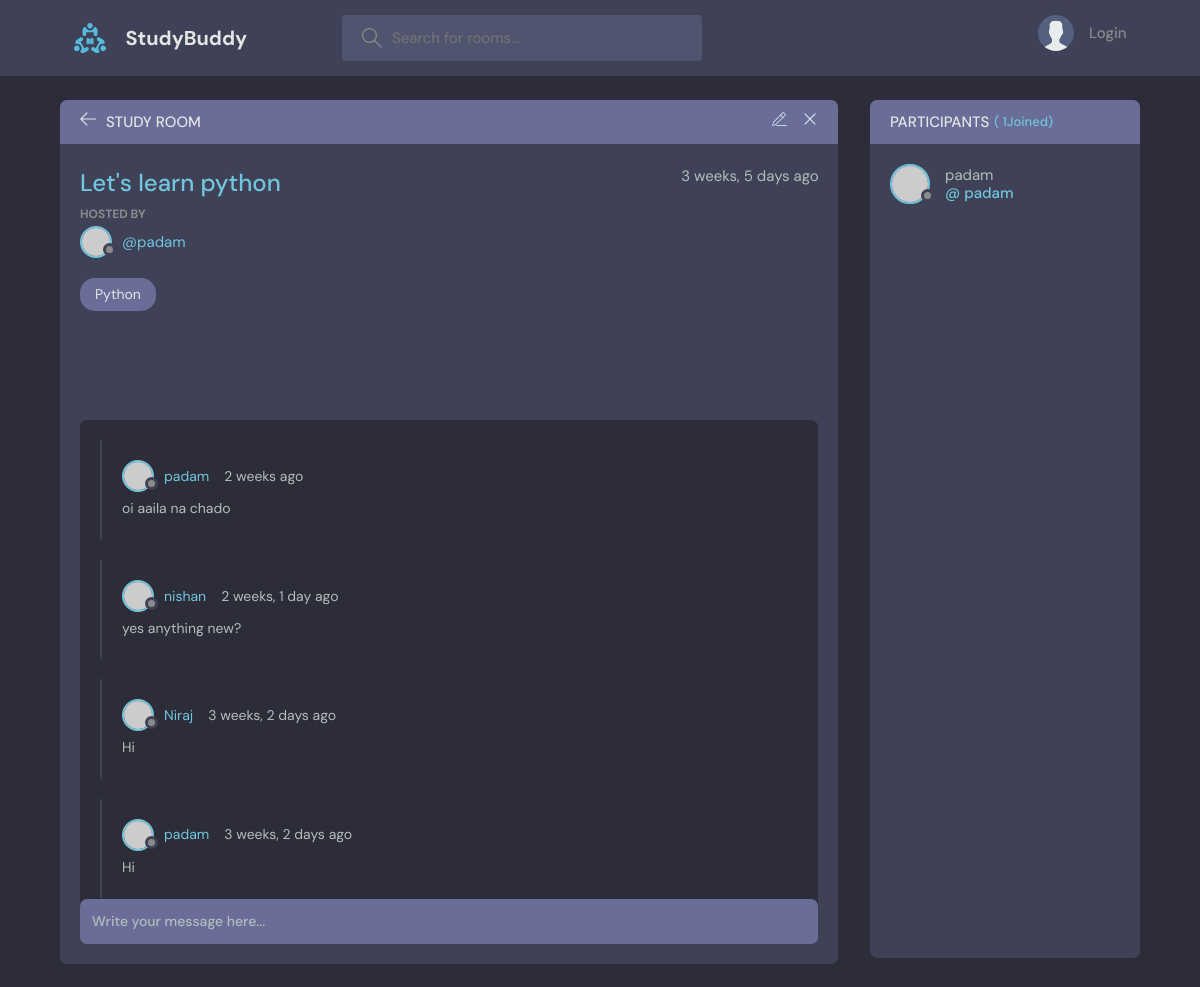
The page /room/1/ on the database its author committed.
### base/models.py (models this page shows, shortened)
class Room(models.Model):
    host = models.ForeignKey(User,on_delete = models.SET_NULL,null = True)
    topic = models.ForeignKey(Topic,on_delete = models.SET_NULL,null = True)
    name = models.CharField(max_length=200)
    description = models.TextField(null= True,blank = True) #null= true or black= true -- means it cannot be null and black
    participants = models.ManyToManyField(User,related_name='participants' ,blank=True)
    updated = models.DateTimeField(auto_now = True)#it take timestamp everytime whenever updated
    created = models.DateTimeField(auto_now_add = True) #it takes timestapm at the beginning only
    class Meta:
        ordering = ['-updated','-created'] # (-) will make the ordering of lettest item at beginning

class Topic(models.Model):
    name = models.CharField(max_length=200)
    def __str__(self):
        return self.name

class Message(models.Model):
    user = models.ForeignKey(User,on_delete = models.CASCADE)
    room = models.ForeignKey(Room,on_delete=models.CASCADE) #0n_delete= models.CASCADE =>means all the child messages will be deleted
    body= models.TextField()
    updated = models.DateField(auto_now = True)
    created = models.DateTimeField(auto_now_add = True)
    class Meta:
        ordering = ['-updated','-created']

### base/views.py (the view, shortened to what this page needs)
# urls.py: path('room/<str:pk>/',views.room,name="room"),
def room(request,pk):
    room = Room.objects.get(id=pk)
    room_message = room.message_set.all().order_by('-created')
    participants = room.participants.all()
    context = {
        'rooms': room,
        'room_messages':room_message,
        'participant':participants
        }
    return render(request,'base/room.html',context)

### base/templates/base/room.html (shortened to what this page needs)
{% extends 'main.html' %}
{% block content%}
    <main class="profile-page layout layout--2">
      <div class="container">
        <div class="room">
          <div class="room__top">
            <div class="room__topLeft">
              <a href="{% url 'home' %}">
                <svg version="1.1" xmlns="http://www.w3.org/2000/svg" width="32" height="32" viewBox="0 0 32 32">
                  <title>arrow-left</title>
                  <path
                    d="M13.723 2.286l-13.723 13.714 13.719 13.714 1.616-1.611-10.96-10.96h27.625v-2.286h-27.625l10.965-10.965-1.616-1.607z"
                  ></path>
                </svg>
              </a>
              <h3>Study Room</h3>
            </div>
        {% if room.host == room.user %}
            <div class="room__topRight">
              <a href="{% url 'update-room' rooms.id %}">
              </a>
              <a href="{% url 'delete-room' rooms.id %}">
                <svg version="1.1" xmlns="http://www.w3.org/2000/svg" width="32" height="32" viewBox="0 0 32 32">
                  <title>remove</title>
                  <path
                    d="M27.314 6.019l-1.333-1.333-9.98 9.981-9.981-9.981-1.333 1.333 9.981 9.981-9.981 9.98 1.333 1.333 9.981-9.98 9.98 9.98 1.333-1.333-9.98-9.98 9.98-9.981z"
                  ></path>
                </svg>
              </a>
            </div>
          {% endif %}
          </div>
          <div class="room__box scroll">
            <div class="room__header scroll">
              <div class="room__info">
                <h3>{{rooms.name}}</h3>
                <span>{{rooms.created |timesince}} ago</span>
              </div>
              <div class="room__hosted">
                <p>Hosted By</p>
                <a href="{% url 'userProfile' rooms.host.id %}" class="room__author">
                  <div class="avatar avatar--small">
                    <img src="https://randomuser.me/api/portraits/men/37.jpg" />
                  </div>
                  <span>@{{rooms.host.username}}</span>
                </a>
              </div>
              <span class="room__topics">{{rooms.topic}}</span>
            </div>
            <div class="room__conversation">
              <div class="threads scroll">
                {% for message in room_messages %}
                <div class="thread">
                  <div class="thread__top">
                    <div class="thread__author">
                      <a href="{% url 'userProfile' message.user.id %}" class="thread__authorInfo">
                        <div class="avatar avatar--small">
                          <img src="https://randomuser.me/api/portraits/men/37.jpg" />
                        </div>
                        <span>{{message.user.username}}</span>
                      </a>
                      <span class="thread__date">{{message.created|timesince}} ago</span>
                    </div>
                  </div>
                  <div class="thread__details">
                 {{message.body}}
                  </div>
                </div>
                {% endfor %}
              </div>
            </div>
          </div>
          <div class="room__message">
            <form action="" method="POST">
              <input name="body" placeholder="Write your message here..." />
            </form>
          </div>
        </div>
        <div class="participants">
          <h3 class="participants__top">Participants <span>( {{participant.count }}Joined)</span></h3>
          <div class="participants__list scroll">
            {% for users in participant %}
            <a href="{% url 'userProfile' users.id %}" class="participant">
              <div class="avatar avatar--medium">
                <img src="https://randomuser.me/api/portraits/men/37.jpg" />
              </div>
              <p>
                {{users.username}}
                <span>@ {{users.username}}</span>
              </p>
            </a>
           {% endfor %}
          </div>
        </div>
      </div>
    </main>
{% endblock content%}

### rows shown on the page
Room: name "Let's learn python", created "3 weeks, 5 days", host.username "padam", topic "Python"
Message: user.username "padam", created "2 weeks", body "oi aaila na chado"
Message: user.username "nishan", created "2 weeks, 1 day", body "yes anything new?"
Message: user.username "Niraj", created "3 weeks, 2 days", body "Hi"
Message: user.username "padam", created "3 weeks, 2 days", body "Hi"

### other values the page prints
{{ participant.count }} "1"
{{ users.username }} "padam"
